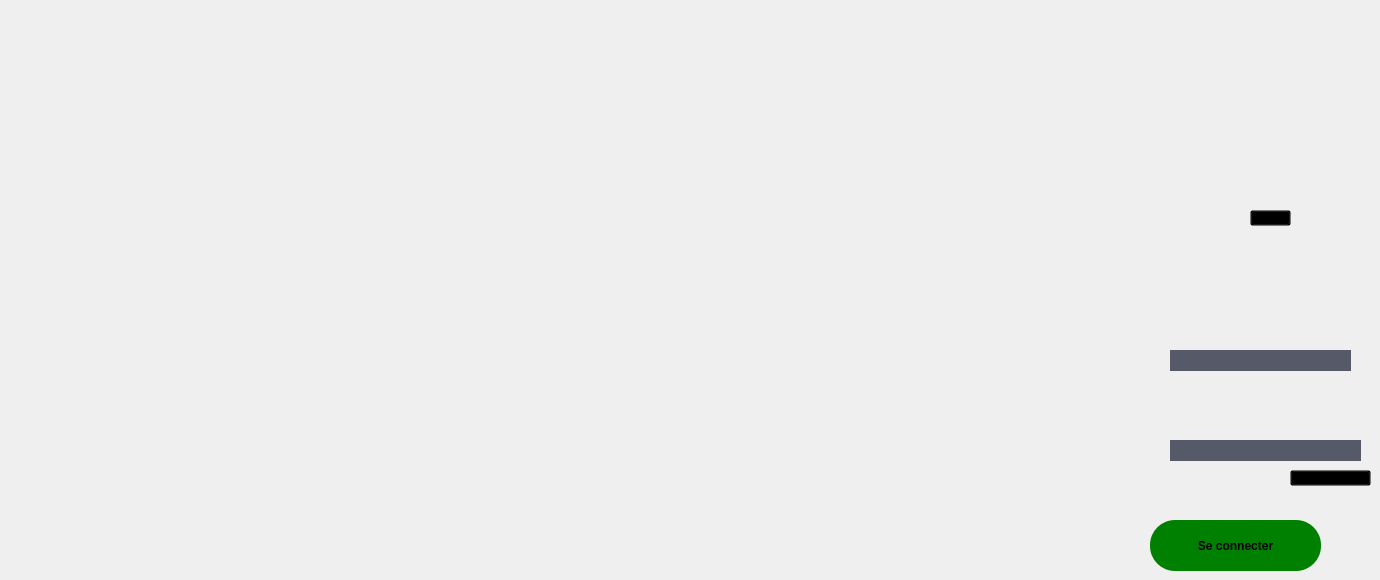
    <widget class="QWidget" name="page_2">
     <property name="styleSheet">
      <string notr="true">QWidget#page_2 {
    background-image: url(&quot;C:/Users/21658/Desktop/projet2024-2025/mech/page2.png&quot;);
    background-position: center;   /* Centrer l'image */
    background-repeat: no-repeat;  /* Ne pas répéter l'image */
    background-size: cover;        /* Adapter l'image à la taille du widget */
}
</string>
     </property>
     <widget class="QPushButton" name="mdp_oublie">
      <property name="geometry">
       <rect>
        <x>1290</x>
        <y>470</y>
        <width>81</width>
        <height>16</height>
       </rect>
      </property>
      <property name="styleSheet">
       <string notr="true">QPushButton {
    background-color: transparent;  /* Couleur de fond transparente */
   
}
</string>
      </property>
      <property name="text">
       <string/>
      </property>
     </widget>
     <widget class="QPushButton" name="ButtonConnecter">
      <property name="geometry">
       <rect>
        <x>1150</x>
        <y>520</y>
        <width>171</width>
        <height>51</height>
       </rect>
      </property>
      <property name="styleSheet">
       <string notr="true">QPushButton {
    background-color: green;
    border: none;                   /* Pas de bordure */
    color: black;                   /* Couleur du texte */
    padding: 10px;                  /* Espacement interne */
    border-radius: 25px;            /* Coins arrondis */
    font-weight: bold;              /* Texte en gras */
}

QPushButton:hover {
    background-color:grey;
    border: none;                          /* Pas de bordure au survol */
    font-weight: bold;                     /* Assure que le texte reste en gras au survol */
}

QPushButton:pressed {
    background-color: rgba(169, 169, 169, 255); /* Couleur gris foncé lors du clic */
    font-weight: bold;                          /* Texte en gras lors du clic */
}
</string>
      </property>
      <property name="text">
       <string>Se connecter</string>
      </property>
     </widget>
     <widget class="QPushButton" name="sinscrir">
      <property name="geometry">
       <rect>
        <x>1250</x>
        <y>210</y>
        <width>41</width>
        <height>16</height>
       </rect>
      </property>
      <property name="styleSheet">
       <string notr="true">QPushButton {
    background-color: transparent;  /* Couleur de fond transparente */
   
}
</string>
      </property>
      <property name="text">
       <string/>
      </property>
     </widget>
     <widget class="QLineEdit" name="cin_c">
      <property name="geometry">
       <rect>
        <x>1170</x>
        <y>350</y>
        <width>181</width>
        <height>21</height>
       </rect>
      </property>
      <property name="styleSheet">
       <string notr="true">background-color: rgb(86, 89, 103);
border: none;
</string>
      </property>
     </widget>
     <widget class="QLineEdit" name="mdp_c">
      <property name="geometry">
       <rect>
        <x>1170</x>
        <y>440</y>
        <width>191</width>
        <height>21</height>
       </rect>
      </property>
      <property name="styleSheet">
       <string notr="true">background-color: rgb(86, 89, 103);
border: none;
</string>
      </property>
     </widget>
    </widget>
